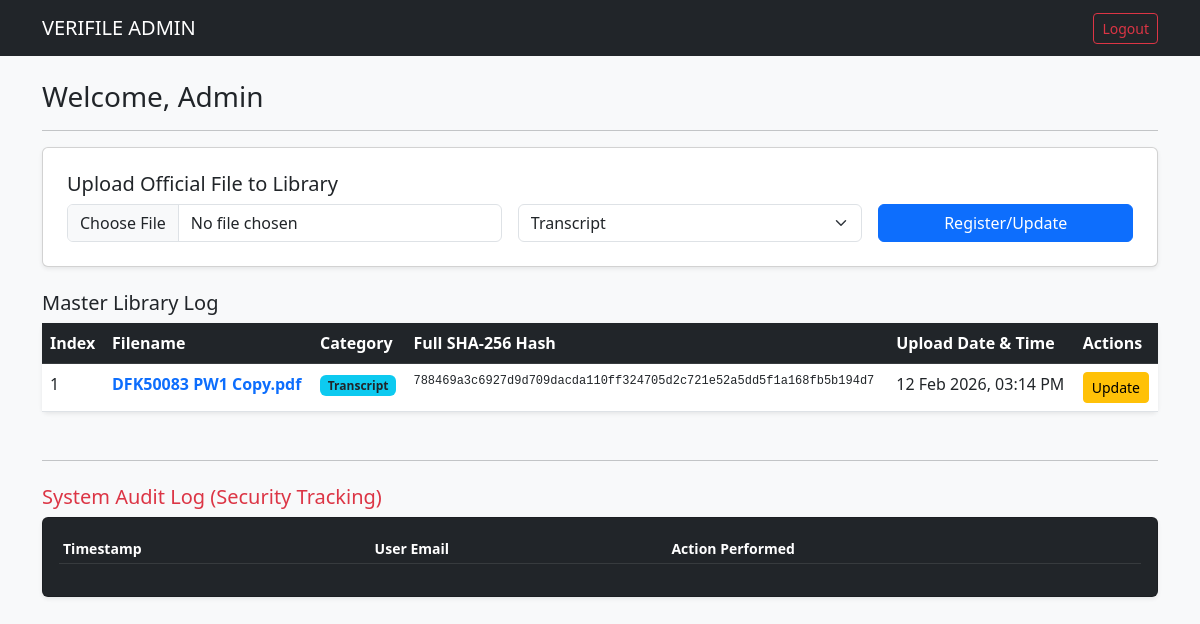
The app's page /admin/dashboard (signed in), older data.
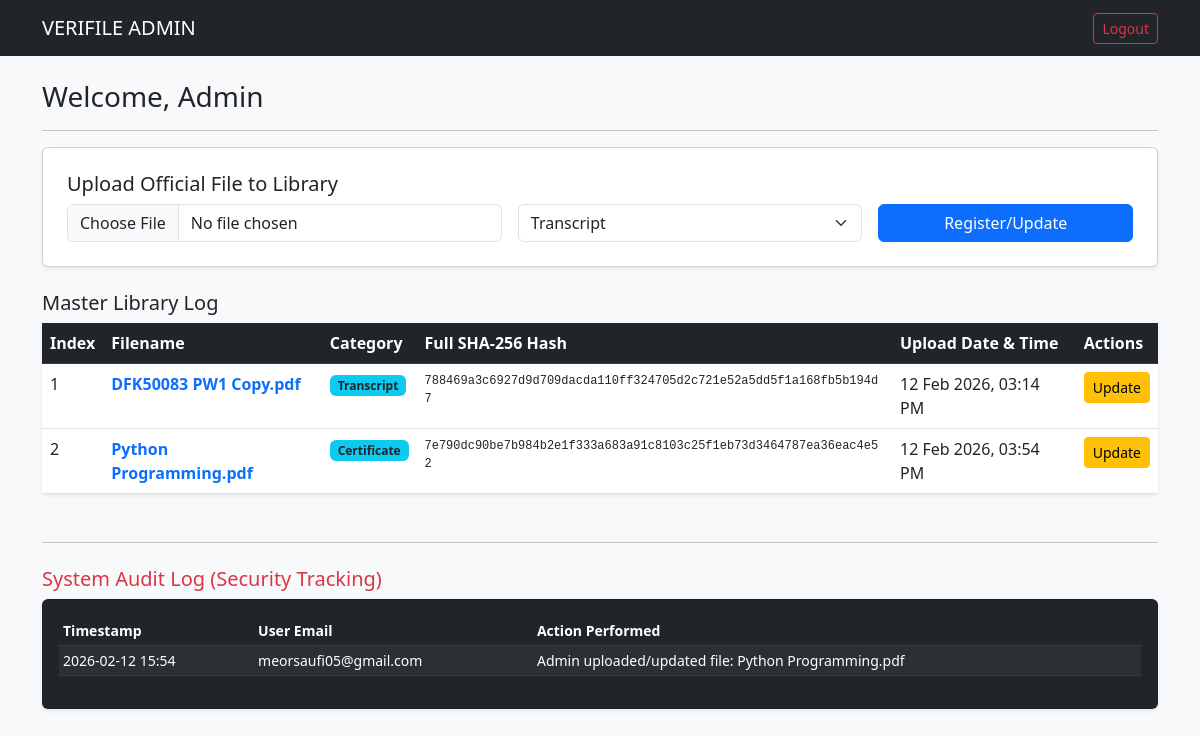
The same page, newer data.
### app.py (models this page shows)
class FileRecord(db.Model):
    id = db.Column(db.Integer, primary_key=True)
    filename = db.Column(db.String(100))
    category = db.Column(db.String(50)) # Transcript, Exam, Certificate
    hash_value = db.Column(db.String(64))
    upload_time = db.Column(db.DateTime, default=datetime.now)

class AuditLog(db.Model):
    id = db.Column(db.Integer, primary_key=True)
    user_email = db.Column(db.String(100))
    action = db.Column(db.String(255))
    timestamp = db.Column(db.DateTime, default=datetime.now)

### app.py (the view)
@app.route('/admin/dashboard')
@login_required
def admin_dashboard():
    if current_user.role != 'admin': return "Access Denied"
    files = FileRecord.query.all()
    logs = AuditLog.query.order_by(AuditLog.timestamp.desc()).limit(10).all()
    return render_template('dashboard_admin.html', user=current_user, files=files, logs=logs)

### app.py (called while the page is built)
@login_manager.user_loader
def load_user(user_id):
    return User.query.get(int(user_id))

### templates/dashboard_admin.html (shortened to what this page needs)
<!DOCTYPE html>
<html lang="en">
<head>
    <link href="https://cdn.jsdelivr.net/npm/bootstrap@5.3.0/dist/css/bootstrap.min.css" rel="stylesheet">
</head>
<body class="bg-light">
    <nav class="navbar navbar-dark bg-dark">
        <div class="container">
            <span class="navbar-brand">VERIFILE ADMIN</span>
            <a href="/" class="btn btn-outline-danger btn-sm">Logout</a>
        </div>
    </nav>
    <div class="container mt-4">
        <h3>Welcome, Admin</h3>
        <hr>
        <div class="card p-4 mb-4 shadow-sm">
            <h5>Upload Official File to Library</h5>
            <form action="/upload_admin" method="POST" enctype="multipart/form-data" class="row g-3">
                <div class="col-md-5">
                    <input type="file" name="file" class="form-control" required>
                </div>
                <div class="col-md-4">
                    <select name="category" class="form-select">
                        <option value="Transcript">Transcript</option>
                    </select>
                </div>
                <div class="col-md-3">
                    <button type="submit" class="btn btn-primary w-100">Register/Update</button>
                </div>
            </form>
        </div>
        <h5>Master Library Log</h5>
<table class="table table-hover bg-white shadow-sm rounded">
    <thead class="table-dark">
        <tr>
            <th>Index</th>
            <th>Filename</th>
            <th>Category</th>
            <th>Full SHA-256 Hash</th>
            <th>Upload Date & Time</th>
            <th>Actions</th> </tr>
    </thead>
    <tbody>
        {% for f in files %}
        <tr>
            <td>{{ loop.index }}</td>
            <td class="fw-bold text-primary">{{ f.filename }}</td>
            <td><span class="badge bg-info text-dark">{{ f.category }}</span></td>
            <td style="word-break: break-all; font-family: 'Courier New', monospace; font-size: 12px;">
                {{ f.hash_value }}
            </td>
            <td>{{ f.upload_time.strftime('%d %b %Y, %I:%M %p') }}</td>
            <td>
                <button type="button" class="btn btn-sm btn-warning" data-bs-toggle="modal" data-bs-target="#updateModal{{ f.id }}">
                    Update
                </button>
            </td>
        </tr>
        {% endfor %}
    </tbody>
</table>
<hr class="mt-5">
<h5 class="mt-4 text-danger">System Audit Log (Security Tracking)</h5>
<div class="card shadow-sm p-3 bg-dark text-white">
    <table class="table table-dark table-sm table-striped small">
        <thead>
            <tr>
                <th>Timestamp</th>
                <th>User Email</th>
                <th>Action Performed</th>
            </tr>
        </thead>
        <tbody>
            {% for log in logs %}
            <tr>
                <td>{{ log.timestamp.strftime('%Y-%m-%d %H:%M') }}</td>
                <td>{{ log.user_email }}</td>
                <td>{{ log.action }}</td>
            </tr>
            {% endfor %}
        </tbody>
    </table>
</div>
</body>
</html>

Row changes from the older to the newer data that the page shows:
added FileRecord: filename "Python Programming.pdf", category "Certificate", hash_value "7e790dc90be7b984b2e1f333a683a91c8103c25f1eb73d3464787ea36eac4e52", upload_time "12 Feb 2026, 03:54 PM"
added AuditLog: timestamp "2026-02-12 15:54", user_email "meorsaufi05@gmail.com", action "Admin uploaded/updated file: Python Programming.pdf"
